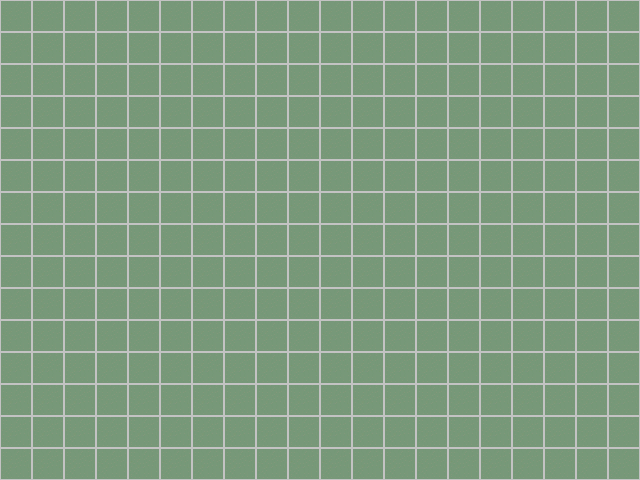

The image is a tile-based game level rendered from a .tmx file. Its description and source (layers, tilesets, objects; grid data summarised) follow:
An orthogonal 20x15 tile map with 32x32 px tiles, 1 tile layer (map_layer) and 3 objects (unit1, unit2, unit9).

<map version="1.0" orientation="orthogonal" width="20" height="15" tilewidth="32" tileheight="32">
 <tileset firstgid="1" name="tileset" tilewidth="32" tileheight="32">
  <image source="../img/map/tileset.png" width="96" height="32" />
 </tileset>
 <layer name="map_layer" width="20" height="15">
  <data>[300 cells, 300 non-empty, 1 distinct tile ids]</data>
 </layer>
 <objectgroup name="character" width="20" height="15">
  <object name="unit1" x="384" y="256" width="32" height="32">
   <properties>
    <property name="image" value="anna" />
   </properties>
  </object>
  <object name="unit2" x="288" y="288" width="32" height="32">
   <properties>
    <property name="image" value="hero" />
   </properties>
  </object>
  <object name="unit9" x="320" y="320" width="32" height="32">
   <properties>
    <property name="image" value="emyrmidon" />
   </properties>
  </object>
 </objectgroup>
</map>
